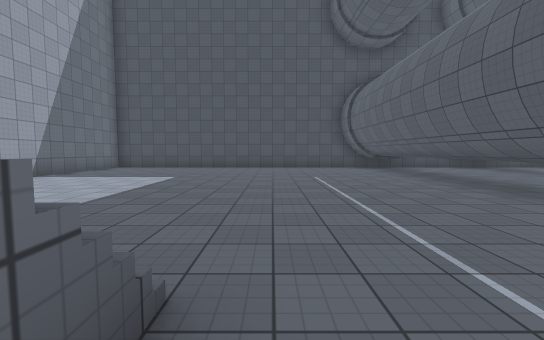
[1] (above)

18 first-person views from a walk through a 3-D level made in the Unity game engine. The camera is 1.4 m above the floor, tilts 4° down and sees 90° across. The floor is counted in squares, 2 m on a side. Each view is taken from the middle of a square. On the plan, view 1 faces up. The plan holds only what a view shows up to about 9 squares ahead; the rest is blank. The place goes on beyond the plan. The player character is not drawn. Surface patterns are stand-ins for the level's own textures.

[2]
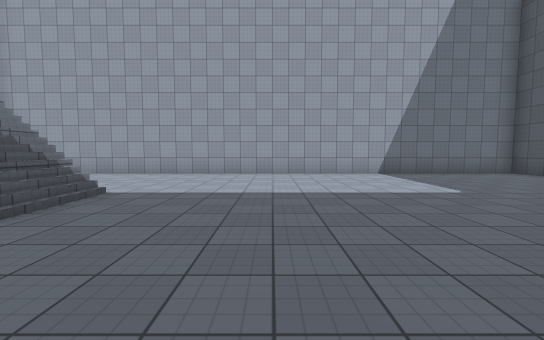

[3]
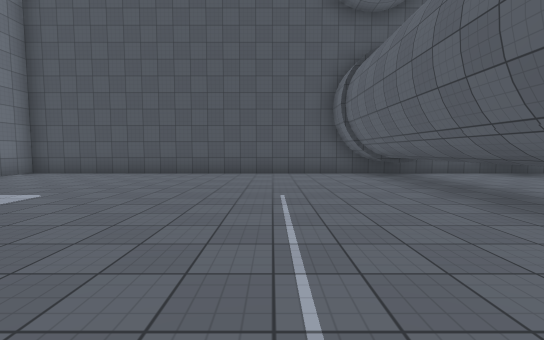

[4]
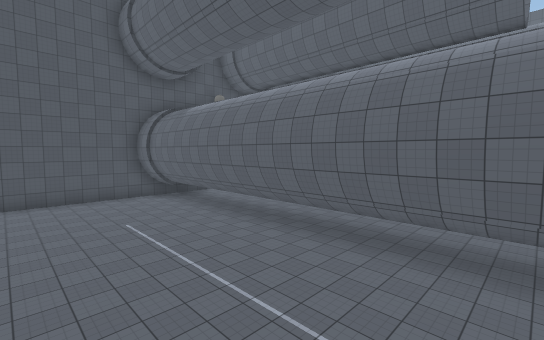

[5]
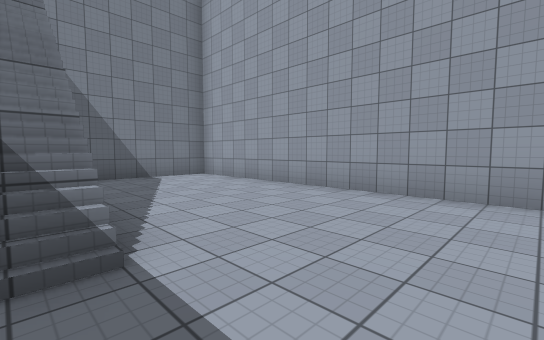

[6]
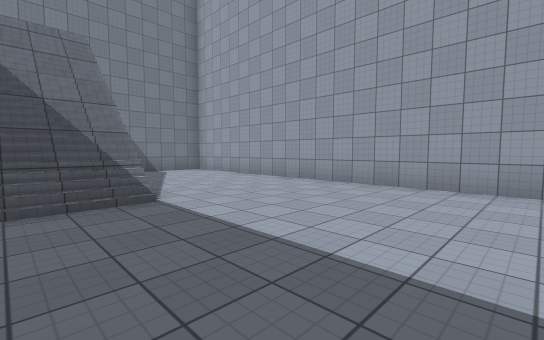

[7]
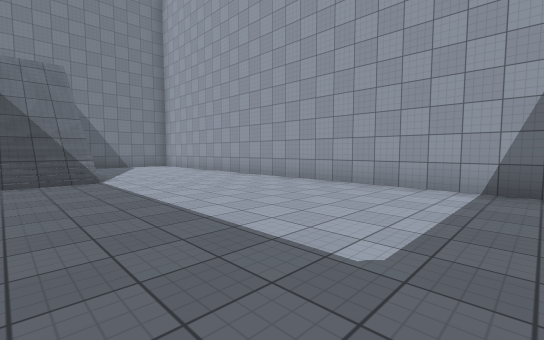

[8]
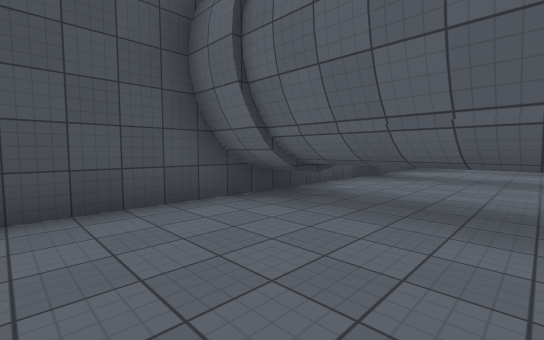

[9]
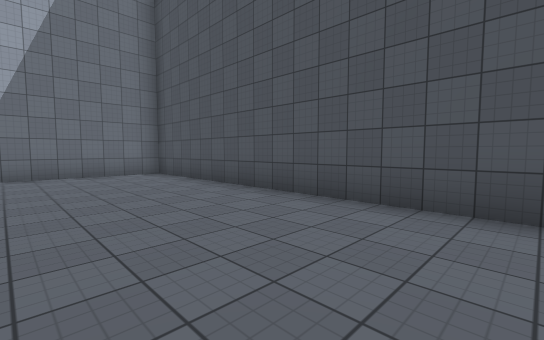

[10]
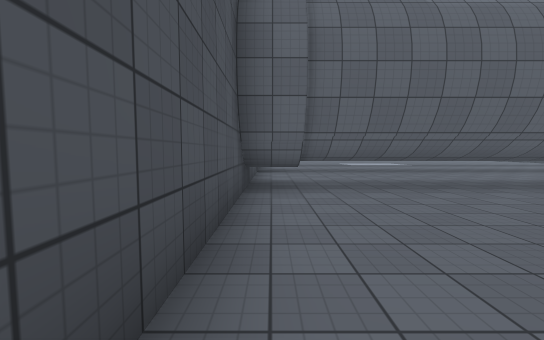

[11]
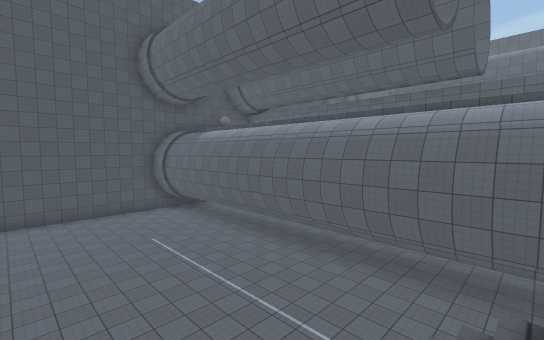

[12]
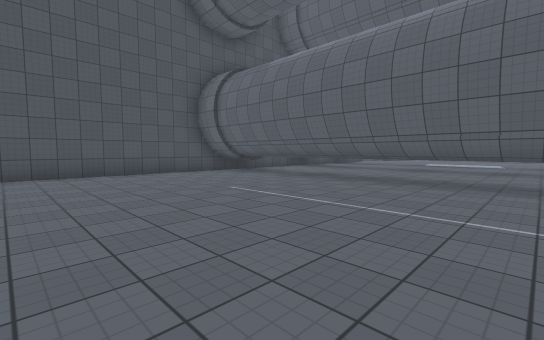

[13]
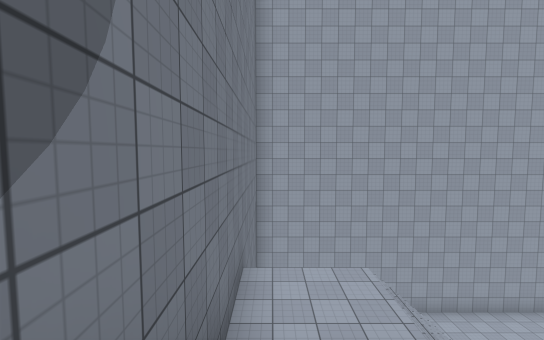

[14]
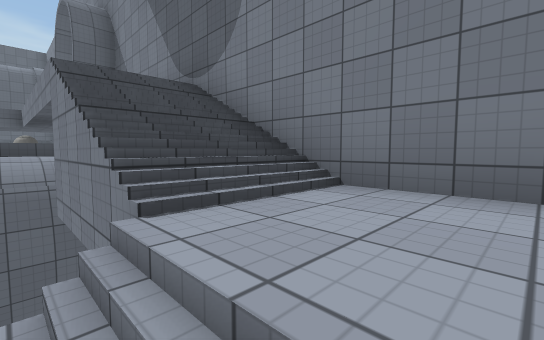

[15]
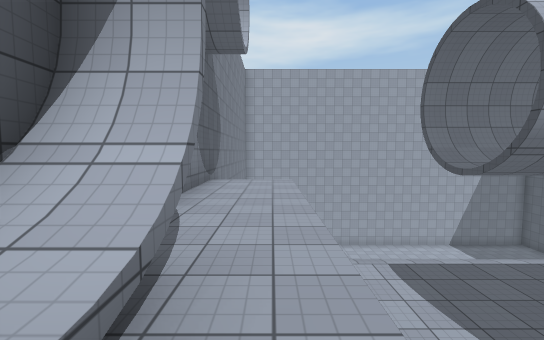

[16]
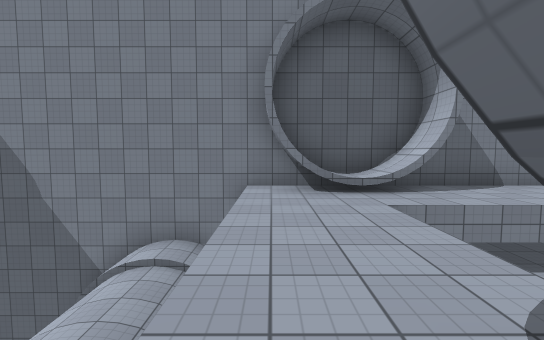

[17]
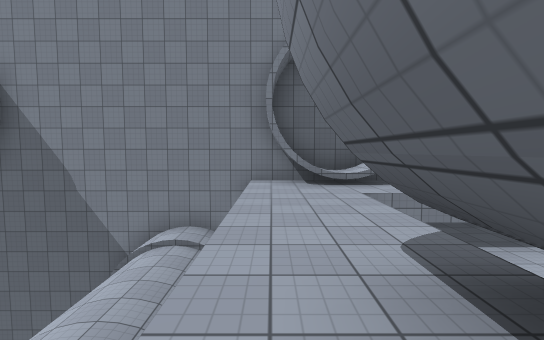

[18]
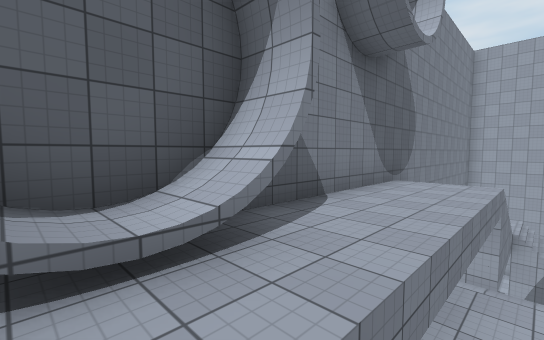

### Floor plan
Key: @ floor where view 1 was taken; # wall or solid block; . main floor; : floor 6.5 m higher than the main floor; + floor 9.5 m higher than the main floor; / step, stairs or slope; = window, fence, low wall or low ledge; ^ raised ledge; v drop or lower ground; T thing the floor can be seen under or through.
Columns run from 7 left of view 1 to 17 right of it. Each row starts with its distance up from view 1.
 12 ##############
 11 #..........#^
 10 #..........#^.
  9 #..........T^.    vvv
  8 #..........T^.    vvv
  7 #..........T^.#^
  6 #..........T^.#^
  5 #..........T^.#^
  4 #..........T^.#^
  3 #..........T^.#^
  2 #..........#^.#^#+
  1 #....//....#^.v^^+
  0 #....//@ ..#^vv ++
 -1 #....//   .#^vv ++vvv
 -2 #....//     vvv ++vvv
 -3 #....::///++++++++vvv
 -4 #... ::///++++#=##vvv
 -5 ######^^^^^^^^^^^^^^^^^^^

Where each view was taken, in squares from view 1:
view 1: 0 up, 0 right, facing up
view 2: 4 up, 2 right, facing left
view 3: 3 up, 1 right, facing up
view 4: 0 up, 1 left, facing up-right
view 5: 3 up, 2 left, facing down-left
view 6: 5 up, 1 left, facing down-left
view 7: 8 up, 1 left, facing down-left
view 8: 8 up, 1 right, facing up-right
view 9: 8 up, 2 right, facing up-left
view 10: 11 up, 1 left, facing right
view 11: 1 down, 2 left, facing up-right
view 12: 3 up, 2 left, facing up-right
view 13: 4 down, 2 right, facing left
view 14: 2 down, 2 left, facing down-right
view 15: 3 down, 9 right, facing left
view 16: 1 up, 10 right, facing down
view 17: 2 up, 10 right, facing down
view 18: 2 down, 9 right, facing down-left
